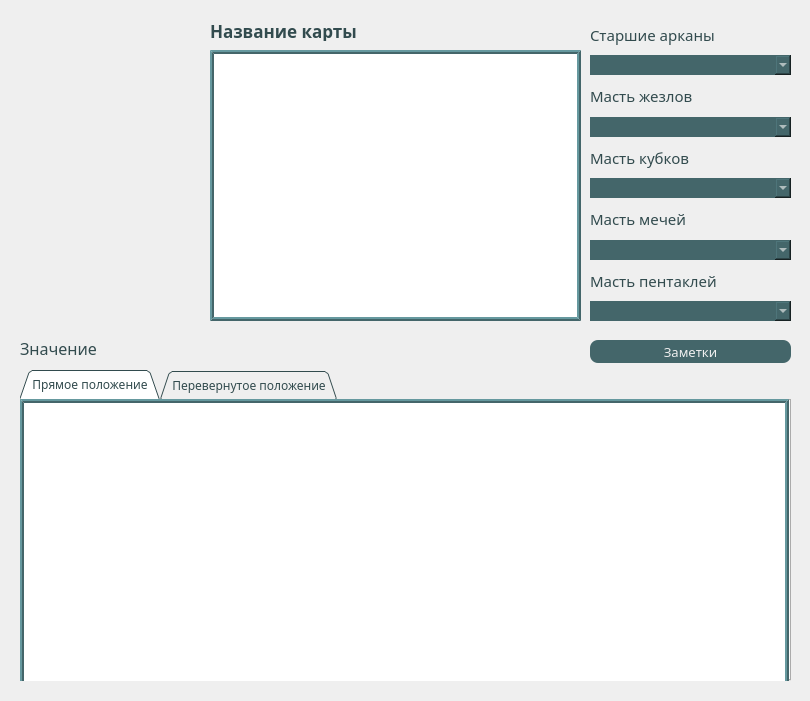
<?xml version="1.0" encoding="UTF-8"?>
<ui version="4.0">
 <class>MainWindow</class>
 <widget class="QMainWindow" name="MainWindow">
  <property name="geometry">
   <rect>
    <x>0</x>
    <y>0</y>
    <width>810</width>
    <height>701</height>
   </rect>
  </property>
  <property name="minimumSize">
   <size>
    <width>810</width>
    <height>701</height>
   </size>
  </property>
  <property name="maximumSize">
   <size>
    <width>810</width>
    <height>701</height>
   </size>
  </property>
  <property name="windowTitle">
   <string>MainWindow</string>
  </property>
  <widget class="QWidget" name="centralwidget">
   <widget class="QLabel" name="name">
    <property name="geometry">
     <rect>
      <x>210</x>
      <y>20</y>
      <width>371</width>
      <height>21</height>
     </rect>
    </property>
    <property name="font">
     <font>
      <family>Century Gothic</family>
      <pointsize>13</pointsize>
      <weight>75</weight>
      <bold>true</bold>
     </font>
    </property>
    <property name="styleSheet">
     <string notr="true">color: rgb(50, 75, 78);</string>
    </property>
    <property name="text">
     <string>Название карты</string>
    </property>
   </widget>
   <widget class="QPlainTextEdit" name="description">
    <property name="enabled">
     <bool>true</bool>
    </property>
    <property name="geometry">
     <rect>
      <x>210</x>
      <y>50</y>
      <width>371</width>
      <height>271</height>
     </rect>
    </property>
    <property name="font">
     <font>
      <family>Century Gothic</family>
      <pointsize>10</pointsize>
     </font>
    </property>
    <property name="styleSheet">
     <string notr="true">border: 4px ridge rgb(68, 102, 106);
</string>
    </property>
    <property name="readOnly">
     <bool>true</bool>
    </property>
   </widget>
   <widget class="QLabel" name="image">
    <property name="enabled">
     <bool>true</bool>
    </property>
    <property name="geometry">
     <rect>
      <x>20</x>
      <y>20</y>
      <width>181</width>
      <height>301</height>
     </rect>
    </property>
    <property name="font">
     <font>
      <family>Century Gothic</family>
     </font>
    </property>
    <property name="styleSheet">
     <string notr="true"/>
    </property>
    <property name="lineWidth">
     <number>2</number>
    </property>
    <property name="text">
     <string/>
    </property>
   </widget>
   <widget class="QWidget" name="verticalLayoutWidget">
    <property name="geometry">
     <rect>
      <x>590</x>
      <y>20</y>
      <width>201</width>
      <height>301</height>
     </rect>
    </property>
    <property name="font">
     <font>
      <family>Century Gothic</family>
     </font>
    </property>
    <layout class="QVBoxLayout" name="verticalLayout">
     <property name="spacing">
      <number>6</number>
     </property>
     <item>
      <widget class="QLabel" name="label_2">
       <property name="font">
        <font>
         <family>Century Gothic</family>
         <pointsize>11</pointsize>
        </font>
       </property>
       <property name="styleSheet">
        <string notr="true">color: rgb(50, 75, 78);</string>
       </property>
       <property name="text">
        <string>Старшие арканы</string>
       </property>
      </widget>
     </item>
     <item>
      <widget class="QComboBox" name="senior">
       <property name="minimumSize">
        <size>
         <width>0</width>
         <height>20</height>
        </size>
       </property>
       <property name="font">
        <font>
         <family>Century Gothic</family>
         <pointsize>10</pointsize>
        </font>
       </property>
       <property name="styleSheet">
        <string notr="true">background-color: rgb(68, 102, 106);
color: rgb(239, 239, 239);
border-radius: 0px</string>
       </property>
       <property name="currentText">
        <string/>
       </property>
       <item>
        <property name="text">
         <string/>
        </property>
       </item>
       <item>
        <property name="text">
         <string>Аркан 0. Шут</string>
        </property>
       </item>
       <item>
        <property name="text">
         <string>Аркан I. Маг</string>
        </property>
       </item>
       <item>
        <property name="text">
         <string>Аркан II. Верховная Жрица</string>
        </property>
       </item>
       <item>
        <property name="text">
         <string>Аркан III. Императрица</string>
        </property>
       </item>
       <item>
        <property name="text">
         <string>Аркан IV. Император</string>
        </property>
       </item>
       <item>
        <property name="text">
         <string>Аркан V. Иерофант</string>
        </property>
       </item>
       <item>
        <property name="text">
         <string>Аркан VI. Влюбленные</string>
        </property>
       </item>
       <item>
        <property name="text">
         <string>Аркан VII. Колесница</string>
        </property>
       </item>
       <item>
        <property name="text">
         <string>Аркан VIII. Сила</string>
        </property>
       </item>
       <item>
        <property name="text">
         <string>Аркан IX. Отшельник</string>
        </property>
       </item>
       <item>
        <property name="text">
         <string>Аркан X. Колесо Фортуны</string>
        </property>
       </item>
       <item>
        <property name="text">
         <string>Аркан XI. Справедливость</string>
        </property>
       </item>
       <item>
        <property name="text">
         <string>Аркан XII. Повешенный</string>
        </property>
       </item>
       <item>
        <property name="text">
         <string>Аркан XIII. Смерть</string>
        </property>
       </item>
       <item>
        <property name="text">
         <string>Аркан XIV. Умеренность</string>
        </property>
       </item>
       <item>
        <property name="text">
         <string>Аркан XV. Дьявол</string>
        </property>
       </item>
       <item>
        <property name="text">
         <string>Аркан XVI. Башня</string>
        </property>
       </item>
       <item>
        <property name="text">
         <string>Аркан XVII. Звезда</string>
        </property>
       </item>
       <item>
        <property name="text">
         <string>Аркан XVIII. Луна</string>
        </property>
       </item>
       <item>
        <property name="text">
         <string>Аркан XIX. Солнце</string>
        </property>
       </item>
       <item>
        <property name="text">
         <string>Аркан XX. Страшный Суд</string>
        </property>
       </item>
       <item>
        <property name="text">
         <string>Аркан XXI. Мир</string>
        </property>
       </item>
      </widget>
     </item>
     <item>
      <widget class="QLabel" name="label_3">
       <property name="font">
        <font>
         <family>Century Gothic</family>
         <pointsize>11</pointsize>
        </font>
       </property>
       <property name="styleSheet">
        <string notr="true">color: rgb(50, 75, 78);</string>
       </property>
       <property name="text">
        <string>Масть жезлов</string>
       </property>
      </widget>
     </item>
     <item>
      <widget class="QComboBox" name="wands">
       <property name="minimumSize">
        <size>
         <width>0</width>
         <height>20</height>
        </size>
       </property>
       <property name="font">
        <font>
         <family>Century Gothic</family>
         <pointsize>10</pointsize>
        </font>
       </property>
       <property name="styleSheet">
        <string notr="true">background-color: rgb(68, 102, 106);
color: rgb(239, 239, 239);
border-radius: 0px</string>
       </property>
       <item>
        <property name="text">
         <string/>
        </property>
       </item>
       <item>
        <property name="text">
         <string>Туз жезлов</string>
        </property>
       </item>
       <item>
        <property name="text">
         <string>Двойка жезлов</string>
        </property>
       </item>
       <item>
        <property name="text">
         <string>Тройка жезлов</string>
        </property>
       </item>
       <item>
        <property name="text">
         <string>Четверка жезлов</string>
        </property>
       </item>
       <item>
        <property name="text">
         <string>Пятерка жезлов</string>
        </property>
       </item>
       <item>
        <property name="text">
         <string>Шестерка жезлов</string>
        </property>
       </item>
       <item>
        <property name="text">
         <string>Семерка жезлов</string>
        </property>
       </item>
       <item>
        <property name="text">
         <string>Восьмерка жезлов</string>
        </property>
       </item>
       <item>
        <property name="text">
         <string>Девятка жезлов</string>
        </property>
       </item>
       <item>
        <property name="text">
         <string>Десятка жезлов</string>
        </property>
       </item>
       <item>
        <property name="text">
         <string>Паж жезлов</string>
        </property>
       </item>
       <item>
        <property name="text">
         <string>Рыцарь жезлов</string>
        </property>
       </item>
       <item>
        <property name="text">
         <string>Королева жезлов</string>
        </property>
       </item>
       <item>
        <property name="text">
         <string>Король жезлов</string>
        </property>
       </item>
      </widget>
     </item>
     <item>
      <widget class="QLabel" name="label_4">
       <property name="font">
        <font>
         <family>Century Gothic</family>
         <pointsize>11</pointsize>
        </font>
       </property>
       <property name="styleSheet">
        <string notr="true">color: rgb(50, 75, 78);</string>
       </property>
       <property name="text">
        <string>Масть кубков</string>
       </property>
      </widget>
     </item>
     <item>
      <widget class="QComboBox" name="cups">
       <property name="minimumSize">
        <size>
         <width>0</width>
         <height>20</height>
        </size>
       </property>
       <property name="font">
        <font>
         <family>Century Gothic</family>
         <pointsize>10</pointsize>
        </font>
       </property>
       <property name="styleSheet">
        <string notr="true">background-color: rgb(68, 102, 106);
color: rgb(239, 239, 239);
border-radius: 0px</string>
       </property>
       <item>
        <property name="text">
         <string/>
        </property>
       </item>
       <item>
        <property name="text">
         <string>Туз кубков</string>
        </property>
       </item>
       <item>
        <property name="text">
         <string>Двойка кубков</string>
        </property>
       </item>
       <item>
        <property name="text">
         <string>Тройка кубков</string>
        </property>
       </item>
       <item>
        <property name="text">
         <string>Четверка кубков</string>
        </property>
       </item>
       <item>
        <property name="text">
         <string>Пятерка кубков</string>
        </property>
       </item>
       <item>
        <property name="text">
         <string>Шестерка кубков</string>
        </property>
       </item>
       <item>
        <property name="text">
         <string>Семерка кубков</string>
        </property>
       </item>
       <item>
        <property name="text">
         <string>Восьмерка кубков</string>
        </property>
       </item>
       <item>
        <property name="text">
         <string>Девятка кубков</string>
        </property>
       </item>
       <item>
        <property name="text">
         <string>Десятка кубков</string>
        </property>
       </item>
       <item>
        <property name="text">
         <string>Паж кубков</string>
        </property>
       </item>
       <item>
        <property name="text">
         <string>Рыцарь кубков</string>
        </property>
       </item>
       <item>
        <property name="text">
         <string>Королева кубков</string>
        </property>
       </item>
       <item>
        <property name="text">
         <string>Король кубков</string>
        </property>
       </item>
      </widget>
     </item>
     <item>
      <widget class="QLabel" name="label_5">
       <property name="font">
        <font>
         <family>Century Gothic</family>
         <pointsize>11</pointsize>
        </font>
       </property>
       <property name="styleSheet">
        <string notr="true">color: rgb(50, 75, 78);</string>
       </property>
       <property name="text">
        <string>Масть мечей</string>
       </property>
      </widget>
     </item>
     <item>
      <widget class="QComboBox" name="swords">
       <property name="minimumSize">
        <size>
         <width>0</width>
         <height>20</height>
        </size>
       </property>
       <property name="font">
        <font>
         <family>Century Gothic</family>
         <pointsize>10</pointsize>
        </font>
       </property>
       <property name="styleSheet">
        <string notr="true">background-color: rgb(68, 102, 106);
color: rgb(239, 239, 239);
border-radius: 0px</string>
       </property>
       <item>
        <property name="text">
         <string/>
        </property>
       </item>
       <item>
        <property name="text">
         <string>Туз мечей</string>
        </property>
       </item>
       <item>
        <property name="text">
         <string>Двойка мечей</string>
        </property>
       </item>
       <item>
        <property name="text">
         <string>Тройка мечей</string>
        </property>
       </item>
       <item>
        <property name="text">
         <string>Четверка мечей</string>
        </property>
       </item>
       <item>
        <property name="text">
         <string>Пятерка мечей</string>
        </property>
       </item>
       <item>
        <property name="text">
         <string>Шестерка мечей</string>
        </property>
       </item>
       <item>
        <property name="text">
         <string>Семерка мечей</string>
        </property>
       </item>
       <item>
        <property name="text">
         <string>Восьмерка мечей</string>
        </property>
       </item>
       <item>
        <property name="text">
         <string>Девятка мечей</string>
        </property>
       </item>
       <item>
        <property name="text">
         <string>Десятка мечей</string>
        </property>
       </item>
       <item>
        <property name="text">
         <string>Паж мечей</string>
        </property>
       </item>
       <item>
        <property name="text">
         <string>Рыцарь мечей</string>
        </property>
       </item>
       <item>
        <property name="text">
         <string>Королева мечей</string>
        </property>
       </item>
       <item>
        <property name="text">
         <string>Король мечей</string>
        </property>
       </item>
      </widget>
     </item>
     <item>
      <widget class="QLabel" name="label_6">
       <property name="font">
        <font>
         <family>Century Gothic</family>
         <pointsize>11</pointsize>
        </font>
       </property>
       <property name="styleSheet">
        <string notr="true">color: rgb(50, 75, 78);</string>
       </property>
       <property name="text">
        <string>Масть пентаклей</string>
       </property>
      </widget>
     </item>
     <item>
      <widget class="QComboBox" name="pentacles">
       <property name="minimumSize">
        <size>
         <width>0</width>
         <height>20</height>
        </size>
       </property>
       <property name="font">
        <font>
         <family>Century Gothic</family>
         <pointsize>10</pointsize>
        </font>
       </property>
       <property name="styleSheet">
        <string notr="true">background-color: rgb(68, 102, 106);
color: rgb(239, 239, 239);
border-radius: 0px</string>
       </property>
       <item>
        <property name="text">
         <string/>
        </property>
       </item>
       <item>
        <property name="text">
         <string>Туз пентаклей</string>
        </property>
       </item>
       <item>
        <property name="text">
         <string>Двойка пентаклей</string>
        </property>
       </item>
       <item>
        <property name="text">
         <string>Тройка пентаклей</string>
        </property>
       </item>
       <item>
        <property name="text">
         <string>Четверка пентаклей</string>
        </property>
       </item>
       <item>
        <property name="text">
         <string>Пятерка пентаклей</string>
        </property>
       </item>
       <item>
        <property name="text">
         <string>Шестерка пентаклей</string>
        </property>
       </item>
       <item>
        <property name="text">
         <string>Семерка пентаклей</string>
        </property>
       </item>
       <item>
        <property name="text">
         <string>Восьмерка пентаклей</string>
        </property>
       </item>
       <item>
        <property name="text">
         <string>Девятка пентаклей</string>
        </property>
       </item>
       <item>
        <property name="text">
         <string>Десятка пентаклей</string>
        </property>
       </item>
       <item>
        <property name="text">
         <string>Паж пентаклей</string>
        </property>
       </item>
       <item>
        <property name="text">
         <string>Рыцарь пентаклей</string>
        </property>
       </item>
       <item>
        <property name="text">
         <string>Королева пентаклей</string>
        </property>
       </item>
       <item>
        <property name="text">
         <string>Король пентаклей</string>
        </property>
       </item>
      </widget>
     </item>
    </layout>
   </widget>
   <widget class="QLabel" name="label_8">
    <property name="geometry">
     <rect>
      <x>20</x>
      <y>340</y>
      <width>151</width>
      <height>16</height>
     </rect>
    </property>
    <property name="font">
     <font>
      <family>Century Gothic</family>
      <pointsize>12</pointsize>
     </font>
    </property>
    <property name="styleSheet">
     <string notr="true">color: rgb(50, 75, 78);</string>
    </property>
    <property name="text">
     <string>Значение</string>
    </property>
   </widget>
   <widget class="QTabWidget" name="meaning">
    <property name="geometry">
     <rect>
      <x>20</x>
      <y>370</y>
      <width>771</width>
      <height>311</height>
     </rect>
    </property>
    <property name="font">
     <font>
      <family>Century Gothic</family>
      <pointsize>9</pointsize>
     </font>
    </property>
    <property name="styleSheet">
     <string notr="true">border-color:rgb(68, 102, 106);
color: rgb(50, 75, 78);</string>
    </property>
    <property name="tabShape">
     <enum>QTabWidget::Triangular</enum>
    </property>
    <property name="currentIndex">
     <number>0</number>
    </property>
    <widget class="QWidget" name="tab">
     <attribute name="title">
      <string>Прямое положение</string>
     </attribute>
     <widget class="QTextEdit" name="direct">
      <property name="geometry">
       <rect>
        <x>0</x>
        <y>0</y>
        <width>769</width>
        <height>290</height>
       </rect>
      </property>
      <property name="font">
       <font>
        <family>Century Gothic</family>
        <pointsize>10</pointsize>
       </font>
      </property>
      <property name="styleSheet">
       <string notr="true">border: 4px ridge rgb(68, 102, 106);
color: rgb(50, 75, 78);</string>
      </property>
      <property name="readOnly">
       <bool>true</bool>
      </property>
     </widget>
    </widget>
    <widget class="QWidget" name="tab_2">
     <attribute name="title">
      <string>Перевернутое положение</string>
     </attribute>
     <widget class="QTextEdit" name="inverted">
      <property name="geometry">
       <rect>
        <x>0</x>
        <y>0</y>
        <width>769</width>
        <height>290</height>
       </rect>
      </property>
      <property name="font">
       <font>
        <family>Century Gothic</family>
        <pointsize>10</pointsize>
       </font>
      </property>
      <property name="styleSheet">
       <string notr="true">border: 4px ridge rgb(68, 102, 106);
color: rgb(50, 75, 78);</string>
      </property>
      <property name="readOnly">
       <bool>true</bool>
      </property>
     </widget>
    </widget>
   </widget>
   <widget class="QPushButton" name="btn_notes">
    <property name="geometry">
     <rect>
      <x>590</x>
      <y>340</y>
      <width>201</width>
      <height>23</height>
     </rect>
    </property>
    <property name="font">
     <font>
      <family>Century Gothic</family>
      <pointsize>10</pointsize>
     </font>
    </property>
    <property name="styleSheet">
     <string notr="true">background-color: rgb(68, 102, 106);
color: rgb(239, 239, 239);
border-radius: 8px</string>
    </property>
    <property name="text">
     <string>Заметки</string>
    </property>
   </widget>
  </widget>
 </widget>
 <resources/>
 <connections/>
</ui>
